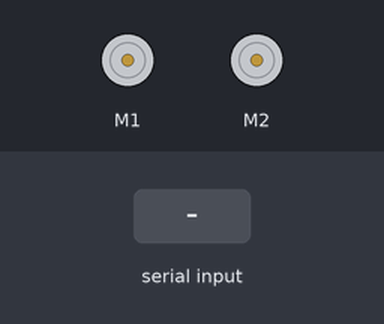
A sketch run on a simulated Arduino Uno, built with avr-gcc and run on an emulated ATmega328P. Parts: 2 × DC motor (green arrow = forward, orange = backward, longer = faster). The test bench sets the inputs (shaded band).

Above: at 1.2 s.
1.3 s: "1" received over Serial
At 2.0 s:
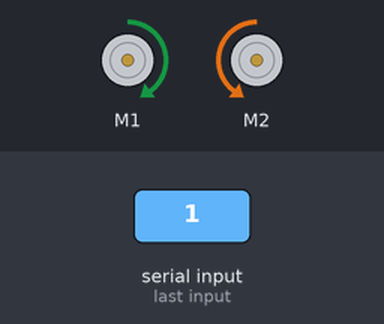
2.8 s: "2" received over Serial
At 3.1 s:
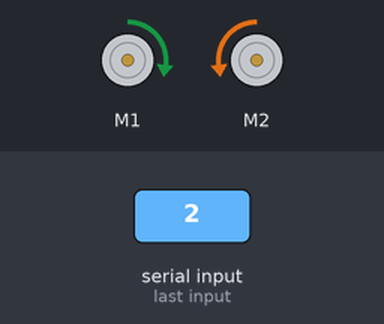
4.3 s: "3" received over Serial
At 5.4 s:
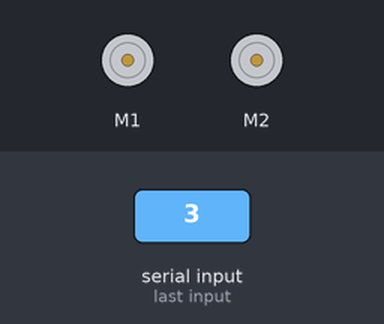
Timing chart, 0 to 7.3 s (numbered marks = the images above; inputs shaded):
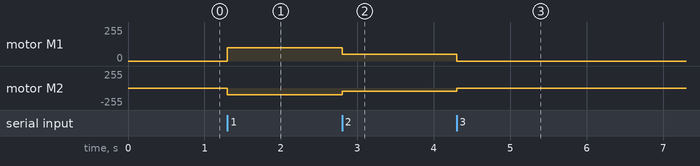

Measured:
- after the input at 1.3 s, motor M1: stopped → forward 100/255 at once; motor M2: stopped → backward 100/255 at once
- after the input at 2.8 s, motor M1: forward 100/255 → forward 50/255 at once; motor M2: backward 100/255 → backward 50/255 at once
- after the input at 4.3 s, motor M1: forward 50/255 → stopped at once; motor M2: backward 50/255 → stopped at once

The sketch:

SourceCodeArduino.ino
```cpp
#include <Arduino.h>
#include <Wire.h>
#include <SoftwareSerial.h>

#include <MeMCore.h>

MeDCMotor motor_9(9);
MeDCMotor motor_10(10);

void move(int direction, int speed)
{
      int leftSpeed = 0;
      int rightSpeed = 0;
      if(direction == 1){
        	leftSpeed = speed;
        	rightSpeed = speed;
      }else if(direction == 2){
        	leftSpeed = -speed;
        	rightSpeed = -speed;
      }else if(direction == 3){
        	leftSpeed = -speed;
        	rightSpeed = speed;
      }else if(direction == 4){
        	leftSpeed = speed;
        	rightSpeed = -speed;
      }
      motor_9.run((9)==M1?-(leftSpeed):(leftSpeed));
      motor_10.run((10)==M1?-(rightSpeed):(rightSpeed));
}

double angle_rad = PI/180.0;
double angle_deg = 180.0/PI;


void setup(){

     Serial.begin(9600);
}
int val;
void loop(){

      val = Serial.read();
     if (val == '1')
     {
        move(2,100);
    }
    else if (val == '2')
    {
        move(2,50);
    }
    else if (val == '3')
    {
        move(2,0);
    }

    _loop();
}

void _delay(float seconds){
    long endTime = millis() + seconds * 1000;
    while(millis() < endTime)_loop();
}

void _loop(){

}
```
